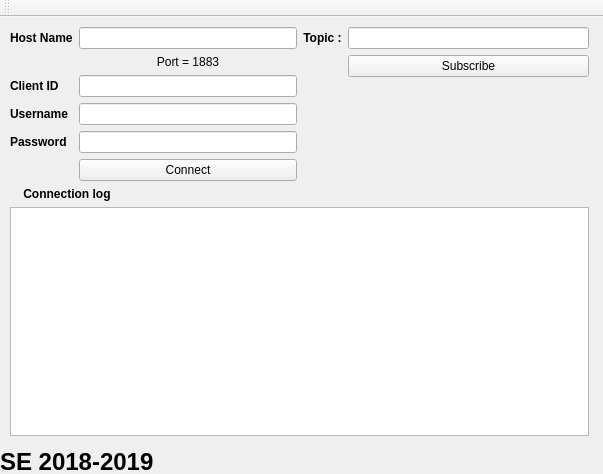
<?xml version="1.0" encoding="UTF-8"?>
<ui version="4.0">
 <class>MainWindow</class>
 <widget class="QMainWindow" name="MainWindow">
  <property name="geometry">
   <rect>
    <x>0</x>
    <y>0</y>
    <width>603</width>
    <height>474</height>
   </rect>
  </property>
  <property name="windowTitle">
   <string>Connection</string>
  </property>
  <property name="autoFillBackground">
   <bool>true</bool>
  </property>
  <widget class="QWidget" name="centralWidget">
   <property name="mouseTracking">
    <bool>true</bool>
   </property>
   <property name="autoFillBackground">
    <bool>true</bool>
   </property>
   <widget class="QWidget" name="verticalLayoutWidget">
    <property name="geometry">
     <rect>
      <x>-1</x>
      <y>-1</y>
      <width>601</width>
      <height>431</height>
     </rect>
    </property>
    <layout class="QVBoxLayout" name="verticalLayout_3">
     <item>
      <layout class="QHBoxLayout" name="horizontalLayout_2">
       <item>
        <layout class="QFormLayout" name="formLayout">
         <item row="0" column="0">
          <widget class="QLabel" name="label_3">
           <property name="font">
            <font>
             <weight>75</weight>
             <bold>true</bold>
            </font>
           </property>
           <property name="text">
            <string>Host Name</string>
           </property>
          </widget>
         </item>
         <item row="0" column="1">
          <widget class="QLineEdit" name="lineEdit_Host"/>
         </item>
         <item row="2" column="0">
          <widget class="QLabel" name="label">
           <property name="font">
            <font>
             <weight>75</weight>
             <bold>true</bold>
            </font>
           </property>
           <property name="text">
            <string>Client ID</string>
           </property>
          </widget>
         </item>
         <item row="2" column="1">
          <widget class="QLineEdit" name="lineEdit_Client"/>
         </item>
         <item row="3" column="0">
          <widget class="QLabel" name="label_Username">
           <property name="font">
            <font>
             <weight>75</weight>
             <bold>true</bold>
            </font>
           </property>
           <property name="text">
            <string>Username</string>
           </property>
          </widget>
         </item>
         <item row="3" column="1">
          <widget class="QLineEdit" name="lineEdit_Username"/>
         </item>
         <item row="4" column="0">
          <widget class="QLabel" name="label_Password">
           <property name="font">
            <font>
             <weight>75</weight>
             <bold>true</bold>
            </font>
           </property>
           <property name="text">
            <string>Password</string>
           </property>
          </widget>
         </item>
         <item row="4" column="1">
          <widget class="QLineEdit" name="lineEdit_Password"/>
         </item>
         <item row="5" column="1">
          <widget class="QPushButton" name="pushButton_Connect">
           <property name="text">
            <string>Connect</string>
           </property>
          </widget>
         </item>
         <item row="1" column="1">
          <widget class="QLabel" name="label_2">
           <property name="text">
            <string>Port = 1883</string>
           </property>
           <property name="alignment">
            <set>Qt::AlignCenter</set>
           </property>
          </widget>
         </item>
        </layout>
       </item>
       <item>
        <layout class="QFormLayout" name="formLayout_2">
         <item row="0" column="0">
          <widget class="QLabel" name="label_Topic">
           <property name="font">
            <font>
             <weight>75</weight>
             <bold>true</bold>
            </font>
           </property>
           <property name="text">
            <string>Topic :</string>
           </property>
           <property name="alignment">
            <set>Qt::AlignCenter</set>
           </property>
          </widget>
         </item>
         <item row="1" column="1">
          <widget class="QPushButton" name="pushButton_Subscribe">
           <property name="text">
            <string>Subscribe</string>
           </property>
          </widget>
         </item>
         <item row="0" column="1">
          <widget class="QLineEdit" name="lineEdit_Topic"/>
         </item>
        </layout>
       </item>
      </layout>
     </item>
     <item>
      <widget class="QLabel" name="label_Connection">
       <property name="font">
        <font>
         <weight>75</weight>
         <bold>true</bold>
        </font>
       </property>
       <property name="text">
        <string>    Connection log</string>
       </property>
      </widget>
     </item>
     <item>
      <widget class="QTextEdit" name="textEdit_Log">
       <property name="mouseTracking">
        <bool>true</bool>
       </property>
       <property name="tabletTracking">
        <bool>true</bool>
       </property>
       <property name="readOnly">
        <bool>true</bool>
       </property>
      </widget>
     </item>
    </layout>
   </widget>
   <widget class="QLabel" name="label_4">
    <property name="geometry">
     <rect>
      <x>0</x>
      <y>429</y>
      <width>601</width>
      <height>31</height>
     </rect>
    </property>
    <property name="font">
     <font>
      <pointsize>18</pointsize>
      <weight>75</weight>
      <bold>true</bold>
     </font>
    </property>
    <property name="text">
     <string>SE 2018-2019</string>
    </property>
   </widget>
  </widget>
  <widget class="QToolBar" name="mainToolBar">
   <attribute name="toolBarArea">
    <enum>TopToolBarArea</enum>
   </attribute>
   <attribute name="toolBarBreak">
    <bool>false</bool>
   </attribute>
  </widget>
 </widget>
 <layoutdefault spacing="6" margin="11"/>
 <resources/>
 <connections>
  <connection>
   <sender>pushButton_Connect</sender>
   <signal>clicked()</signal>
   <receiver>label_Topic</receiver>
   <slot>clear()</slot>
   <hints>
    <hint type="sourcelabel">
     <x>185</x>
     <y>86</y>
    </hint>
    <hint type="destinationlabel">
     <x>323</x>
     <y>25</y>
    </hint>
   </hints>
  </connection>
 </connections>
</ui>
